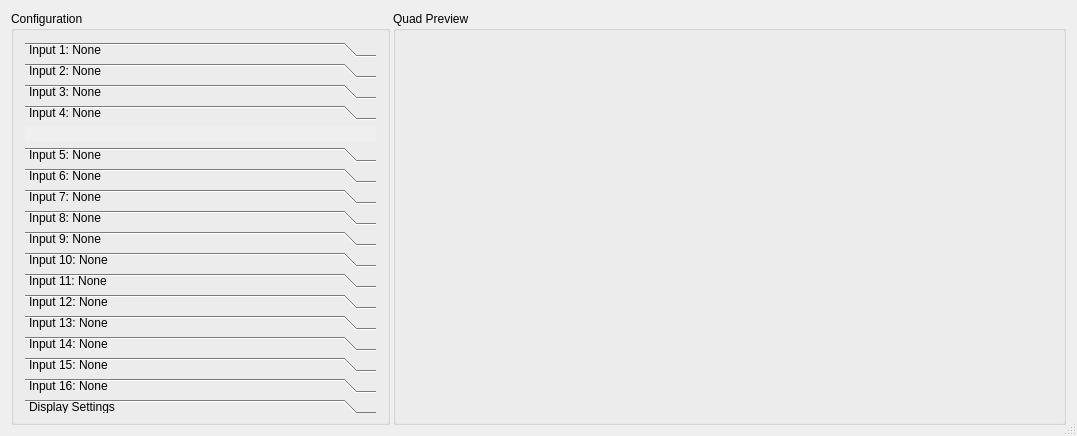
<?xml version="1.0" encoding="UTF-8"?>
<ui version="4.0">
 <class>QuadPreview</class>
 <widget class="QDialog" name="QuadPreview">
  <property name="geometry">
   <rect>
    <x>0</x>
    <y>0</y>
    <width>1077</width>
    <height>436</height>
   </rect>
  </property>
  <property name="sizePolicy">
   <sizepolicy hsizetype="MinimumExpanding" vsizetype="MinimumExpanding">
    <horstretch>0</horstretch>
    <verstretch>0</verstretch>
   </sizepolicy>
  </property>
  <property name="minimumSize">
   <size>
    <width>1077</width>
    <height>436</height>
   </size>
  </property>
  <property name="windowTitle">
   <string>QuadPreview</string>
  </property>
  <property name="sizeGripEnabled">
   <bool>true</bool>
  </property>
  <layout class="QGridLayout" name="gridLayout">
   <item row="0" column="0">
    <layout class="QHBoxLayout" name="horizontalLayout">
     <property name="spacing">
      <number>3</number>
     </property>
     <item>
      <widget class="QGroupBox" name="configurationGroupBox">
       <property name="sizePolicy">
        <sizepolicy hsizetype="Fixed" vsizetype="MinimumExpanding">
         <horstretch>0</horstretch>
         <verstretch>0</verstretch>
        </sizepolicy>
       </property>
       <property name="minimumSize">
        <size>
         <width>375</width>
         <height>387</height>
        </size>
       </property>
       <property name="title">
        <string>Configuration</string>
       </property>
       <layout class="QGridLayout" name="gridLayout_2">
        <item row="0" column="0">
         <widget class="QToolBox" name="toolBox">
          <property name="sizePolicy">
           <sizepolicy hsizetype="Preferred" vsizetype="MinimumExpanding">
            <horstretch>0</horstretch>
            <verstretch>0</verstretch>
           </sizepolicy>
          </property>
          <property name="minimumSize">
           <size>
            <width>351</width>
            <height>371</height>
           </size>
          </property>
          <property name="currentIndex">
           <number>3</number>
          </property>
          <widget class="DeckLinkInputPage" name="devicePage1">
           <property name="geometry">
            <rect>
             <x>0</x>
             <y>0</y>
             <width>351</width>
             <height>217</height>
            </rect>
           </property>
           <attribute name="label">
            <string>Input 1: None</string>
           </attribute>
          </widget>
          <widget class="DeckLinkInputPage" name="devicePage2">
           <property name="geometry">
            <rect>
             <x>0</x>
             <y>0</y>
             <width>351</width>
             <height>217</height>
            </rect>
           </property>
           <attribute name="label">
            <string>Input 2: None</string>
           </attribute>
          </widget>
          <widget class="DeckLinkInputPage" name="devicePage3">
           <property name="geometry">
            <rect>
             <x>0</x>
             <y>0</y>
             <width>351</width>
             <height>217</height>
            </rect>
           </property>
           <attribute name="label">
            <string>Input 3: None</string>
           </attribute>
          </widget>
          <widget class="DeckLinkInputPage" name="devicePage4">
           <property name="geometry">
            <rect>
             <x>0</x>
             <y>0</y>
             <width>351</width>
             <height>217</height>
            </rect>
           </property>
           <attribute name="label">
            <string>Input 4: None</string>
           </attribute>
          </widget>
          <widget class="DeckLinkInputPage" name="devicePage5">
           <property name="geometry">
            <rect>
             <x>0</x>
             <y>0</y>
             <width>351</width>
             <height>217</height>
            </rect>
           </property>
           <attribute name="label">
            <string>Input 5: None</string>
           </attribute>
          </widget>
          <widget class="DeckLinkInputPage" name="devicePage6">
           <property name="geometry">
            <rect>
             <x>0</x>
             <y>0</y>
             <width>351</width>
             <height>217</height>
            </rect>
           </property>
           <attribute name="label">
            <string>Input 6: None</string>
           </attribute>
          </widget>
          <widget class="DeckLinkInputPage" name="devicePage7">
           <property name="geometry">
            <rect>
             <x>0</x>
             <y>0</y>
             <width>351</width>
             <height>217</height>
            </rect>
           </property>
           <attribute name="label">
            <string>Input 7: None</string>
           </attribute>
          </widget>
          <widget class="DeckLinkInputPage" name="devicePage8">
           <property name="geometry">
            <rect>
             <x>0</x>
             <y>0</y>
             <width>351</width>
             <height>217</height>
            </rect>
           </property>
           <attribute name="label">
            <string>Input 8: None</string>
           </attribute>
          </widget>
          <widget class="DeckLinkInputPage" name="devicePage9">
           <property name="geometry">
            <rect>
             <x>0</x>
             <y>0</y>
             <width>351</width>
             <height>217</height>
            </rect>
           </property>
           <attribute name="label">
            <string>Input 9: None</string>
           </attribute>
          </widget>
          <widget class="DeckLinkInputPage" name="devicePage10">
           <property name="geometry">
            <rect>
             <x>0</x>
             <y>0</y>
             <width>351</width>
             <height>217</height>
            </rect>
           </property>
           <attribute name="label">
            <string>Input 10: None</string>
           </attribute>
          </widget>
          <widget class="DeckLinkInputPage" name="devicePage11">
           <property name="geometry">
            <rect>
             <x>0</x>
             <y>0</y>
             <width>351</width>
             <height>217</height>
            </rect>
           </property>
           <attribute name="label">
            <string>Input 11: None</string>
           </attribute>
          </widget>
          <widget class="DeckLinkInputPage" name="devicePage12">
           <property name="geometry">
            <rect>
             <x>0</x>
             <y>0</y>
             <width>351</width>
             <height>217</height>
            </rect>
           </property>
           <attribute name="label">
            <string>Input 12: None</string>
           </attribute>
          </widget>
          <widget class="DeckLinkInputPage" name="devicePage13">
           <property name="geometry">
            <rect>
             <x>0</x>
             <y>0</y>
             <width>351</width>
             <height>217</height>
            </rect>
           </property>
           <attribute name="label">
            <string>Input 13: None</string>
           </attribute>
          </widget>
          <widget class="DeckLinkInputPage" name="devicePage14">
           <property name="geometry">
            <rect>
             <x>0</x>
             <y>0</y>
             <width>351</width>
             <height>217</height>
            </rect>
           </property>
           <attribute name="label">
            <string>Input 14: None</string>
           </attribute>
          </widget>
          <widget class="DeckLinkInputPage" name="devicePage15">
           <property name="geometry">
            <rect>
             <x>0</x>
             <y>0</y>
             <width>351</width>
             <height>217</height>
            </rect>
           </property>
           <attribute name="label">
            <string>Input 15: None</string>
           </attribute>
          </widget>
          <widget class="DeckLinkInputPage" name="devicePage16">
           <property name="geometry">
            <rect>
             <x>0</x>
             <y>0</y>
             <width>351</width>
             <height>217</height>
            </rect>
           </property>
           <attribute name="label">
            <string>Input 16: None</string>
           </attribute>
          </widget>
          <widget class="QWidget" name="displayConfigPage">
           <property name="geometry">
            <rect>
             <x>0</x>
             <y>0</y>
             <width>351</width>
             <height>217</height>
            </rect>
           </property>
           <attribute name="label">
            <string>Display Settings</string>
           </attribute>
           <widget class="QCheckBox" name="deviceLabelCheckBox">
            <property name="geometry">
             <rect>
              <x>10</x>
              <y>10</y>
              <width>171</width>
              <height>20</height>
             </rect>
            </property>
            <property name="text">
             <string>Device Label</string>
            </property>
           </widget>
           <widget class="QCheckBox" name="timecodeCheckBox">
            <property name="geometry">
             <rect>
              <x>10</x>
              <y>40</y>
              <width>87</width>
              <height>20</height>
             </rect>
            </property>
            <property name="text">
             <string>Timecode</string>
            </property>
           </widget>
          </widget>
         </widget>
        </item>
       </layout>
      </widget>
     </item>
     <item>
      <widget class="QGroupBox" name="previewGroupBox">
       <property name="sizePolicy">
        <sizepolicy hsizetype="Expanding" vsizetype="MinimumExpanding">
         <horstretch>0</horstretch>
         <verstretch>0</verstretch>
        </sizepolicy>
       </property>
       <property name="minimumSize">
        <size>
         <width>653</width>
         <height>400</height>
        </size>
       </property>
       <property name="title">
        <string>Quad Preview</string>
       </property>
       <layout class="QGridLayout" name="gridLayout_3">
        <item row="0" column="0">
         <layout class="QHBoxLayout" name="previewHorizontalLayout">
          <item>
           <widget class="QWidget" name="previewContainer" native="true">
            <property name="sizePolicy">
             <sizepolicy hsizetype="MinimumExpanding" vsizetype="MinimumExpanding">
              <horstretch>0</horstretch>
              <verstretch>0</verstretch>
             </sizepolicy>
            </property>
            <property name="minimumSize">
             <size>
              <width>640</width>
              <height>360</height>
             </size>
            </property>
           </widget>
          </item>
         </layout>
        </item>
       </layout>
      </widget>
     </item>
    </layout>
   </item>
  </layout>
 </widget>
 <layoutdefault spacing="6" margin="11"/>
 <customwidgets>
  <customwidget>
   <class>DeckLinkInputPage</class>
   <extends>QWidget</extends>
   <header>DeckLinkInputPage.h</header>
   <container>1</container>
  </customwidget>
 </customwidgets>
 <resources/>
 <connections/>
</ui>
